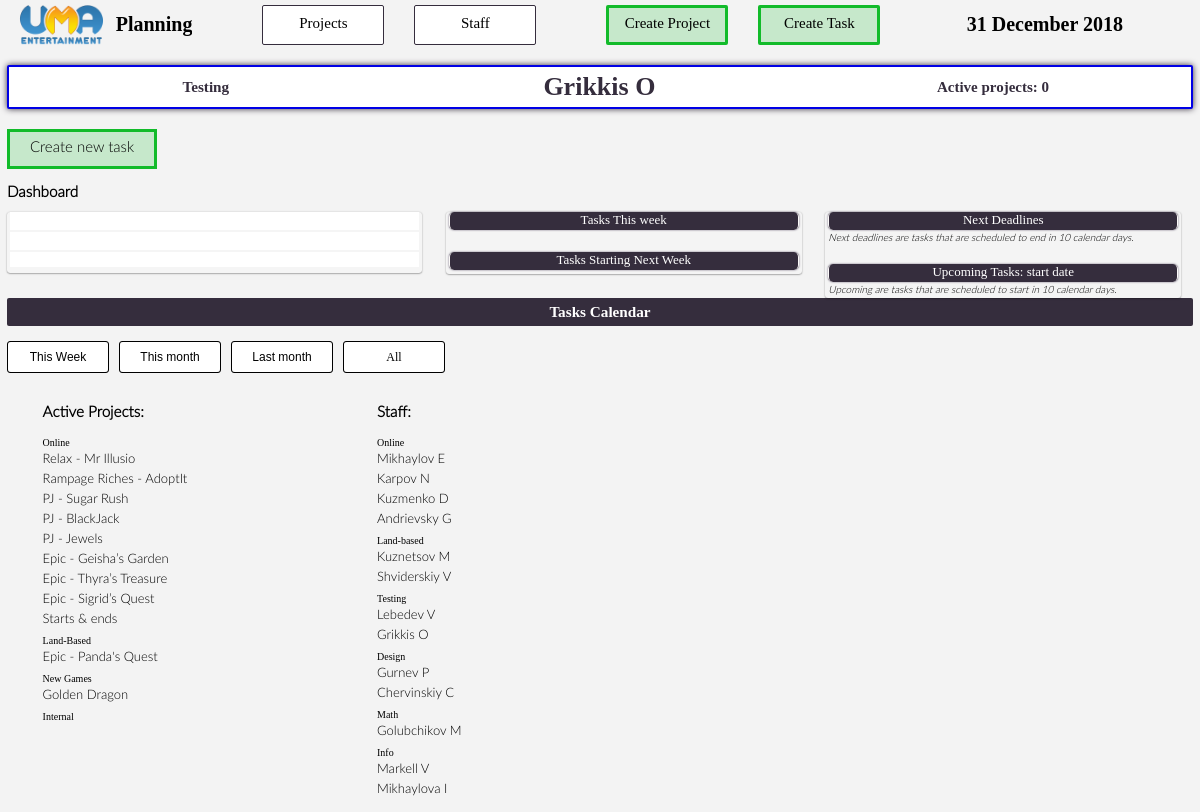
/staff/14/, run on the app's committed database.
### plan/models.py (models this page shows, shortened)
class Staff(models.Model):
	name = models.CharField(max_length=200)
	dep = models.ForeignKey(Department, db_index=True, on_delete=models.CASCADE)
	active = models.BooleanField(db_index=True, default = True)
	def projects(self):
		today = datetime.date.today()
		projects = Project.objects.filter(task__staff = self).filter(task_start_date__lte = today).filter(task_end_date__gte = today)
		return {'project': projects, 'num_projects': len(projects)}

class Department(models.Model):
	name = models.CharField(max_length=200)
	def staff(self):
		staff = Staff.objects.filter(dep = self).filter(active = True)
		return staff

class Stream(models.Model):
	name = models.CharField(max_length=200)
	def projects(self):
		projects = Project.objects.filter(stream = self)
		return projects

class Project(models.Model):
	name = models.CharField(max_length=200)
	stream = models.ForeignKey(Stream, db_index=True, on_delete=models.SET_NULL, null = True)
	dates = models.BooleanField(default = False) #False means that actual tasks are needed to calculate start & end dates. True will take default values if they exist.
	task_start_date = models.DateField(null = True)
	task_end_date = models.DateField(null = True)
	start_date = models.DateField(null = True)
	end_date = models.DateField(null = True)
	active = models.BooleanField(db_index=True, default = True)
	comment = models.CharField(max_length=500, null=True) #let us comment the project and what it is supposed to achieve
	update = models.DateTimeField(default = timezone.now())
	def start(self):
		if self.task_start_date:
			s = self.task_start_date
		else : s = self.start_date
		return s
	def tasks(self):
		if len(Task.objects.filter(project_id = self.id).filter(active = True)) > 0: return len(Task.objects.filter(project_id = self.id).filter(active = True))
		else: return False
	def end(self):
		if self.task_end_date:
			e = self.task_end_date
		else : e = self.end_date
		return e

### plan/views.py (the view)
# urls.py: url(r'^create/task/project/(?P<project_id>[0-9]+)/staff/(?P<staff_id>[0-9]+)/$', views.create_task, name='create_task'),
def staff(request, staff_id):
	start_time = timeit.default_timer()
	staff = Staff.objects.get(pk = staff_id)
	if len(Task.objects.filter(active=True, staff_id = staff_id)) > 0:
		s = SetCal(datetime.date.today())
		try:
			cal_setting = request.POST['cal_setting']
		except KeyError:
			cal_setting = 'this_week'
		else:
			cal_setting = request.POST['cal_setting']
		data = get_project_context(0, staff=staff_id, start=s.start(cal_setting))
		t = []
		for p in Project.objects.all():
			a = p.task_set.filter(staff_id = staff_id, active = True).count()
			b = p.task_set.filter(staff_id = staff_id, active = True)
			if a > 0:
				t.append({'project': p, 'task_count': a, 'tasks' : b,})
		context = {'today': datetime.date.today(),
					'staff': staff,
					'project_cal': project_calendar_context(start = datetime.date.today().replace(month = 1, day = 1), staff = staff_id),
					'alt_cal': calendar_context(start = cal_setting, days_in_line = 35, num_lines = 2, obj = staff, obj_id = int(staff_id), group = 'stream', row = 'project', show_empty = True),
					'dashboard': dashboard_context(staff = staff.id, obj = staff, obj_id = staff.id, show_empty = False, group_dash = 'stream', row='project'),
					'staff_list' : Department.objects.all(),
					'project_list': Stream.objects.all(),
					'task_count' : t,
					'lines': data['lines'],
					'row_names': data['row_names'],
					'rows': data['rows'],
					'cal_setting': cal_setting,}
	else:
		context = {'today': datetime.date.today(), 'staff_list' : Department.objects.all(), 'project_list': Stream.objects.all(), 'staff': staff, }
	print('STAFF: ')
	print(timeit.default_timer() - start_time)
	return render(request, 'plan/staff.html', context)

### plan/templates/plan/staff.html (shortened to what this page needs)
{% load static %}
<link rel="stylesheet" type="text/css" href="{% static 'plan/style.css' %}"/>
<link rel="stylesheet" type="text/css" href="{% static 'plan/style2.css' %}"/>
<div class="header">
	<div class="header_logo">
		<a href="{% url 'plan:index' %}"><img class="logo" src="{% static 'plan/images/logo_uma.png' %}"/></a>
		<div class="logo_text bold">Planning</div>
	</div>
	<div class="header_logo header_menu">
		<div class="header_title regular">Projects</div>
	</div>
	<div class="header_logo header_menu" style="margin-right: 70px;">
		<div class="header_title regular">Staff</div>
	</div>
	<a href="{% url 'plan:create_project' %}">
		<div class="header_logo header_menu header_create">
			<div class="header_title regular">Create Project</div>
		</div>
	</a>
	<a href="{% url 'plan:create_task' 0 0 %}">
		<div class="header_logo header_menu header_create" style="margin-right: 70px;">
			<div class="header_title regular">Create Task</div>
		</div>
	</a>
	<div class="header_logo header_date">
		<div class="logo_text bold">{{ today|date:"j F Y" }}</div>
	</div>
</div>
<div class="page_object_header" style="border-color: #0000e5;">
	<h3 class="bold page_object_header_section">{{ staff.dep.name }}</h3>
	<h1 class="bold page_object_header_section">{{ staff.name }}</h1>
	<h3 class="bold page_object_header_section" style="font-size: 15px;">Active projects: {{ staff.projects.num_projects }}</h3>
</div>
<div class="header object_page_header">
	<a href="{% url 'plan:create_task' 0 staff.id %}">
		<div class="header_logo header_create" style="width: 150px; margin-right: 15px;">
			<div class="header_title">Create new task</div>
		</div>
	</a>
</div>
<h3 style="margin-bottom: 0;">Dashboard</h3>
<div class="calendar_outer_wrapper" style="height: {{ dashboard.height }}px;">
	<div class="calendar_inner_wrapper">
		<div class="rows_wrapper rows_dashboard_wrapper" style="width: 35%;">
			<div class="row_title_wrapper" style="width: 40%;">
				<ul>
					<li class="row_basic row_short" style="background-color: none;"></li>
					<li class="row_basic row_short" style="background-color: none;"></li>
					<li class="row_basic" style="height: 15px; font-size: 10px !important; background-color: none;"></li>
				</ul>
			</div>
			<div class="rows_wrapper" style="width: 60%;">
				<ul>
					<li class="row_basic row_short">
					</li>
	 				<li class="row_basic row_short">
					</li>
					<li class="row_basic" style="height: 15px; font-size: 10px !important;">
					</li>
				</ul>
			</div>
		</div>
		<div class="rows_wrapper rows_dashboard_wrapper_projects">
			<ul>
				<li class="row_basic row_short row_title"><div class="cell cell_7_dash bold">Tasks This week</div></li>
				<li class="row_basic row_short" style="background: none !important;"></li>
				<li class="row_basic row_short row_title bold"><div class="cell cell_7_dash">Tasks Starting Next Week</div></li>
			</ul>
		</div>
		<div class="rows_wrapper rows_dashboard_wrapper_projects">
			<ul>
				<li class="row_basic row_short row_title bold"><div class="cell cell_7_dash">Next Deadlines</div></li>
				<div class="dashboard_section_description light">Next deadlines are tasks that are scheduled to end in 10 calendar days.</div>
				<li class="row_basic row_short" style="background: none !important;"></li>
				<li class="row_basic row_short row_title bold"><div class="cell cell_7_dash">Upcoming Tasks: start date</div></li>
				<div class="dashboard_section_description light">Upcoming are tasks that are scheduled to start in 10 calendar days.</div>
			</ul>
		</div>
	</div>
</div>
<h3 class="section_title">Tasks calendar</h3>
<div class="cal_settings_wrapper">
	<form class="cal_settings_form" action="{% url 'plan:staff' staff.id %}" method="post">
		<input class="cal_setting {% if cal_setting == 'this_week' %}cal_set_chosen{% endif %}" type="submit" value="This Week" />
	</form>
	<form class="cal_settings_form" action="{% url 'plan:staff' staff.id %}" method="post">
		<input class="cal_setting {% if cal_setting == 'this_month' %}cal_set_chosen{% endif %}" type="submit" value="This month" />
	</form>
	<form class="cal_settings_form" action="{% url 'plan:staff' staff.id %}" method="post">
		<input class="cal_setting {% if cal_setting == 'last_month' %}cal_set_chosen{% endif %}" type="submit" value="Last month" />
	</form>
	<a href="{% url 'plan:calendar_staff' staff.id %}">
	<div class="cal_settings_form" style="line-height: 30px;">
		<div class="cal_setting regular">All</div>
	</div>
	</a>
</div>
<div class="lists_wrapper">
	<div class="list">
		<h3>Active Projects:</h3>
		{% if project_list %}
		<ul>
			{% for stream in project_list %}
			<li class="bottom_list_title bold">{{ stream.name }}</li>
				{% for project in stream.projects %}
					<li><a class="bottom_list_link" href="{% url 'plan:project' project.id 0 %}">{{ project.name }}</a></li>
				{% endfor %}
			{% endfor %}
		</ul>
	</div>
	<div class="list">
		{% endif %}
		<h3>Staff:</h3>
		{% if staff_list %}
		<ul>
			{% for dep in staff_list %}
			<li class="bottom_list_title bold">{{ dep.name }}</li>
				{% for staff in dep.staff %}
					<li><a class="bottom_list_link" href="{% url 'plan:staff' staff.id %}">{{ staff.name }}</a></li>
				{% endfor %}
			{% endfor %}
		</ul>
		{% endif %}
	</div>
</div>

### plan/static/plan/style.css (style rules this page uses)
input { color: inherit; }
.regular { font-family: 'LatoWeb'; }
.bold { font-family: 'LatoWebSemibold'; }
.light { font-family: 'LatoWebLight'; }
li { list-style: none; }
ul { margin: 0;padding: 0; }
a { text-decoration: none; color: inherit; cursor: pointer; }
.calendar_outer_wrapper { position: relative;width: 100%;height: auto;padding: 10px 5px; }
.calendar_inner_wrapper { position: relative;width: 100%;height: auto;margin-left: -5px; }
.row_title_wrapper { position: relative;float: left;width: 15%;min-width: 20px; margin-bottom: 2px; }
.rows_wrapper { position: relative;float: left;width: 85%; }
.row_basic { height: 26px; width: 100%; margin-bottom: 2px; background: white; }
.row_title { background: #352d3d; color: white; border-radius: 5px; box-sizing: border-box; box-shadow: 0px 0px 2px #5f556d; }
.cell { position: relative;float: left;width: 2.8%;height: 100%;text-align: center;overflow: hidden; }
.lists_wrapper { position: relative; width: 100%; height: auto; overflow: hidden; padding: 10px 3%; box-sizing: border-box; }
.list { position: relative; float: left; width: 30%; }
.list > ul > li { margin-bottom: 4px; }
.header { position: relative; height: 40px; width: 100%; margin-top: 5px; }
.object_page_header { height: auto; overflow: hidden; }
.header_logo { position: relative; height: 40px; width: auto; float: left; margin-right: 70px; overflow: hidden; cursor: pointer; }
.header_menu { padding: 9px 10px; box-sizing: border-box; border: 1px solid #352d3d; border-radius: 2px; margin-right: 30px; width: 122px; background-color: white; }
.logo { position: relative; float: left; height: 100%; }
.logo_text { position: relative; float: left; margin-top: 8px; font-size: 20px; font-weight: bold; }
.header_title { position: relative; height: 100%; text-align: center; font-size: 15px; }
.header_create { background: rgba(18,187,42,0.2); padding: 7px 10px; border: 3px solid #12bb2a; box-sizing: border-box; }
.header_date { float: right; cursor: default; }
.section_title { clear: both; padding: 5px 0; text-transform: capitalize; text-align: center; color: white; font-family: 'LatoWebSemibold'; background: #352d3d; box-sizing: border-box; border-radius: 2px; }
.cal_settings_wrapper { position: relative; clear: both; margin: 5px 0; height: 32px; }
.cal_settings_form { position: relative; float: left; height: 30px; width: 100px; text-align: center; background: gray; color: black; margin: 0 10px 0 0; border: 1px solid black; border-radius: 3px; }
.cal_setting { padding: 0; width: 100%; height: 100%; background-color: white; border: none; font-size: 12px; cursor: pointer; border-radius: 3px; }
.bottom_list_link { cursor: pointer; }
.bottom_list_title { margin-top: 7px; font-size: 10px; }
.page_object_header { position: relative; width: 100%; height: 44px; margin: 20px 0; color: #352d3d; background-color: white; box-shadow: 0 0 6px #352d3d; box-sizing: border-box; border: 2px solid #ef4949; border-radius: 2px; }
.page_object_header_section { position: relative; float: left; width: 33.3%; height: 100%; line-height: 40px; margin: 0; text-align: center; }
.dashboard_section_description { position: relative; font-size: 10px; font-style: italic; color: black; }

### plan/static/plan/style2.css (style rules this page uses)
.cell { border-radius: 5px; border-right: 1px solid #FBF9F8; border-left: 1px solid #FBF9F8; box-sizing: border-box; }
.row_short { height: 18px; }
.rows_dashboard_wrapper { width: 20%; box-shadow: 0px 0.5px 1.5px rgba(0,0,0,0.5); border-radius: 3px; box-sizing: border-box; padding: 0 3px 2px 3px; background-color: rgba(245, 245, 245, 1); }
.rows_dashboard_wrapper_projects { width: 30%; margin-left: 2%; box-shadow: 0px 0.5px 1.5px rgba(0,0,0,0.5); border-radius: 3px; box-sizing: border-box; padding: 0 3px 2px 3px; background-color: rgba(245, 245, 245, 0.2); }
.cell_7_dash { width: 100.00%; }

### data on the page
Staff: dep.name "Testing", name "Grikkis O", projects.num_projects "0"
Stream: name "Online"
Project: name "Relax - Mr Illusio"
Project: name "Rampage Riches - AdoptIt"
Project: name "PJ - Sugar Rush"
Project: name "PJ - BlackJack"
Project: name "PJ - Jewels"
Project: name "Epic - Geisha’s Garden"
Project: name "Epic - Thyra’s Treasure"
Project: name "Epic - Sigrid’s Quest"
Project: name "Starts & ends"
Stream: name "Land-Based"
Project: name "Epic - Panda's Quest"
Stream: name "New Games"
Project: name "Golden Dragon"
Stream: name "Internal"
Department: name "Online"
Staff: name "Mikhaylov E"
Staff: name "Karpov N"
Staff: name "Kuzmenko D"
Staff: name "Andrievsky G"
Department: name "Land-based"
Staff: name "Kuznetsov M"
Staff: name "Shviderskiy V"
Department: name "Testing"
Staff: name "Lebedev V"
Department: name "Design"
Staff: name "Gurnev P"
Staff: name "Chervinskiy C"
Department: name "Math"
Staff: name "Golubchikov M"
Department: name "Info"
Staff: name "Markell V"
Staff: name "Mikhaylova I"
